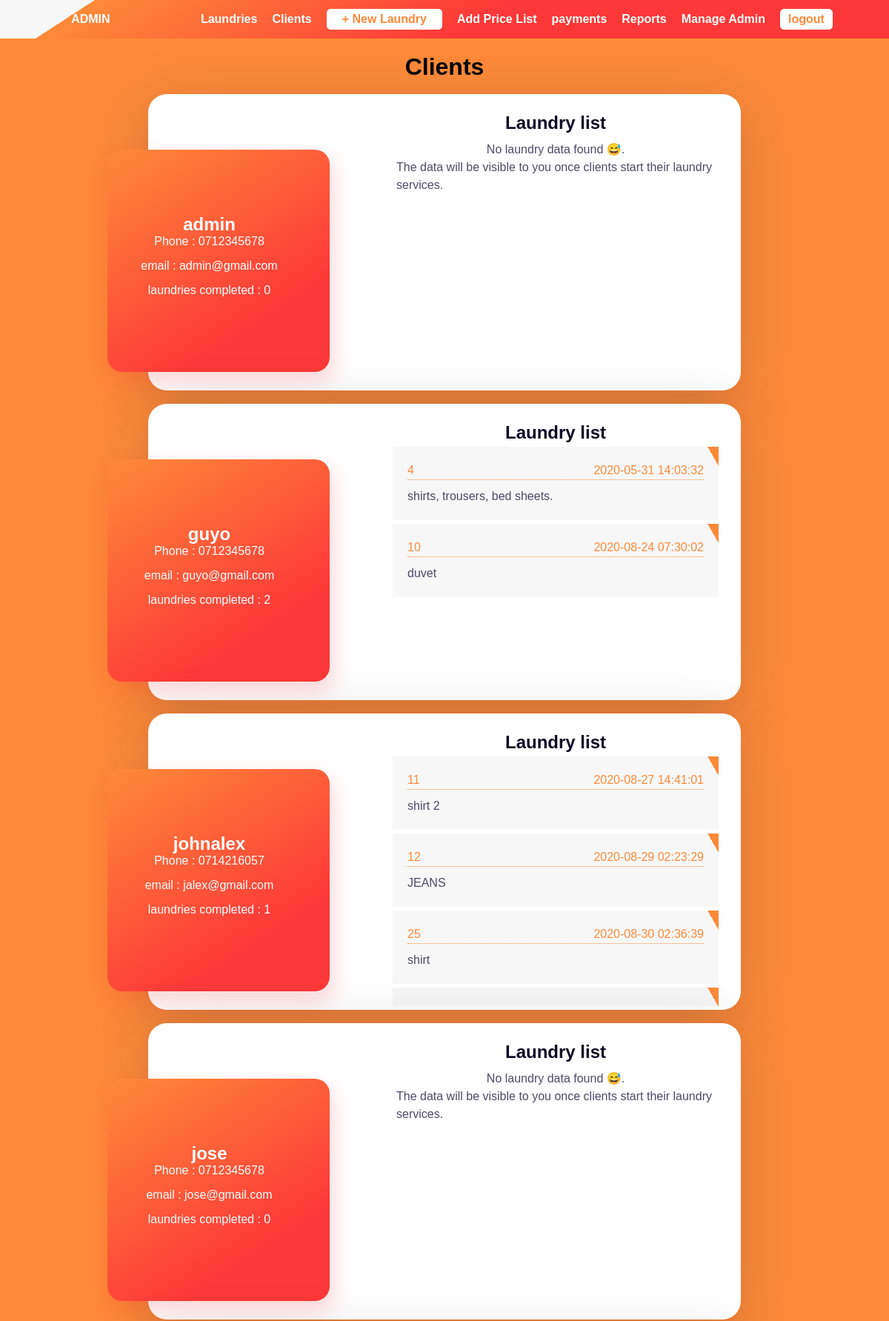
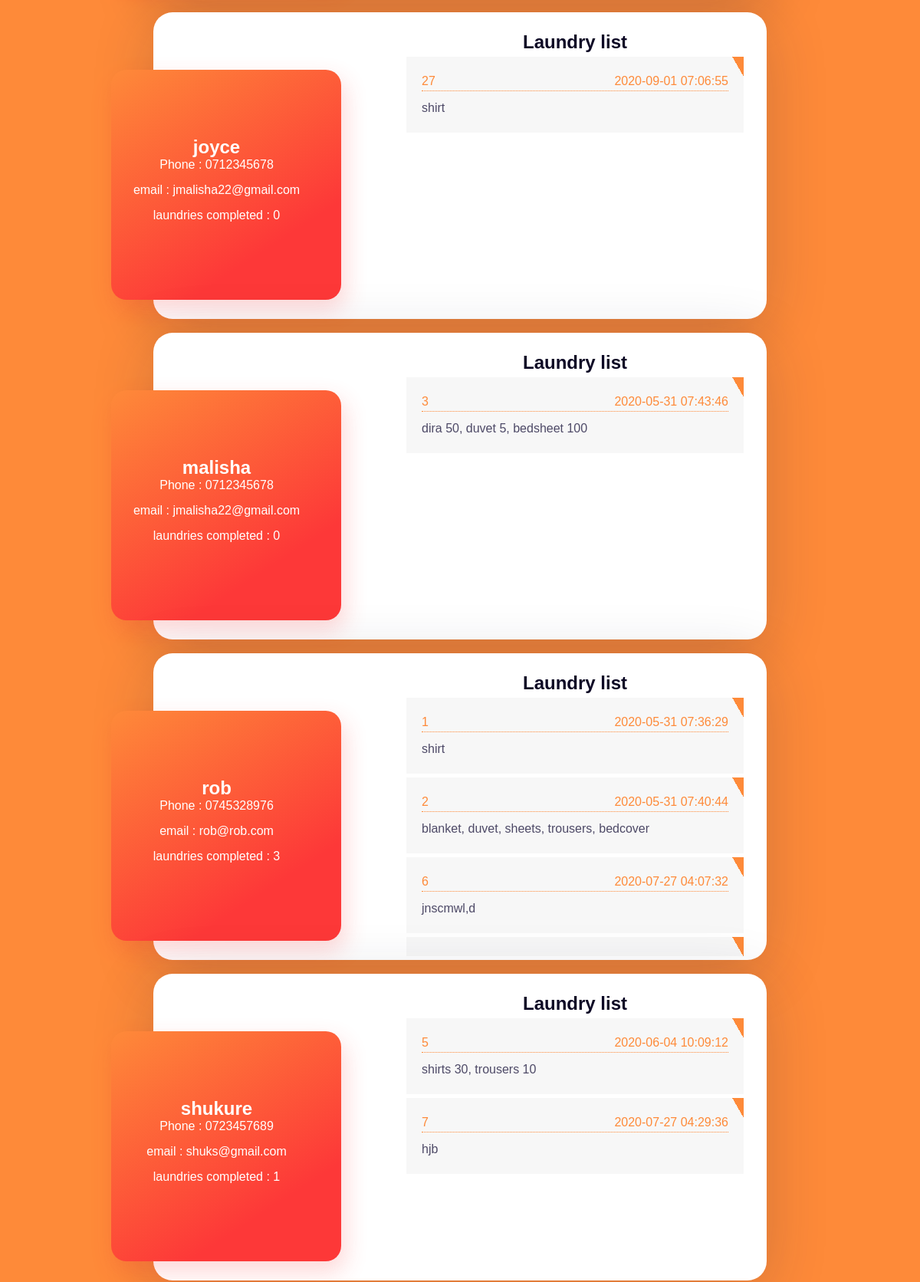
Page /admin/clients.php (signed in, upper part) on the committed database (2 pictures, top to bottom).
### tables this page shows
CREATE TABLE `client` (
  `clientID` int(11) NOT NULL,
  `username` varchar(20) NOT NULL,
  `email` varchar(20) NOT NULL,
  `phone` int(10) NOT NULL,
  `password` varchar(255) NOT NULL,
  `laundrycompleted` int(20) NOT NULL,
  `user_level` int(11) NOT NULL DEFAULT 0
);

CREATE TABLE `laundry` (
  `laundryID` int(11) NOT NULL,
  `laundrystatus` varchar(20) NOT NULL,
  `clientID` varchar(20) NOT NULL,
  `adminID` varchar(20) NOT NULL,
  `description` varchar(300) NOT NULL,
  `date` timestamp NOT NULL DEFAULT current_timestamp() ON UPDATE current_timestamp(),
  `quantity` int(11) NOT NULL
);

### admin/clients.php (the view, shortened to what this page needs)
<?php
require_once('../connection.php');
$userSql = "SELECT client.clientID, client.laundrycompleted, client.username, client.phone, client.email from client ORDER BY client.username ASC";
$userResult = mysqli_query($conn, $userSql);
?>
<!DOCTYPE html>
<html lang="en">
<head>
    <link rel="stylesheet" type="text/css" href="../styles/app.css" />
    <link rel="stylesheet" type="text/css" href="../styles/landing.css" />
    <link rel="stylesheet" type="text/css" href="../styles/client/login.css" />
    <link rel="stylesheet" type="text/css" href="../styles/client/client.css" />
    <link rel="stylesheet" type="text/css" href="../styles/admin/navbar.css" />
    <link rel="stylesheet" type="text/css" href="../styles/admin/client.css" />
</head>
<body>
    <nav>
        <a href="/LaundryMgtApp">ADMIN</a>
        <div>
            <?php if (isset($_SESSION['adminID'])) { ?>
                <a href="/LaundryMgtApp/admin/laundries.php">Laundries</a>
                <a href="/LaundryMgtApp/admin/clients.php">Clients</a>
                <a href="/LaundryMgtApp/admin/newLaundry.php" id="newLaundry"><span>&plus;</span> New Laundry</a>
                <a href="/LaundryMgtApp/admin/AddPricelist.php">Add Price List</a>
                <a href="/LaundryMgtApp/admin/payment.php">payments</a>
                <a href="/LaundryMgtApp/admin/report.php">Reports</a>
                <a href="/LaundryMgtApp/admin/admin.php">Manage Admin</a>
                <form id="logoutForm" method="post" action="includes/logout.inc.php">
                    <button id="logoutbtn" type="submit" name="logout-submit">logout</a>
                </form>
            <?php } else { ?>
                <a href="/register">Signup</a>
                <a href="/login">Login</a>
            <?php } ?>
        </div>
    </nav>
    <h1 style="text-align:center">Clients</h1>
    <br />
    <?php
    if (mysqli_num_rows($userResult) > 0) {
        while ($row = mysqli_fetch_assoc($userResult)) {
            $clientID = $row['clientID'];
            $laundryCompleted =  $row['laundrycompleted'];
            $clientName =  $row['username'];
            $clientPhone =  $row['phone'];
            $clientEmail =  $row['email'];
    ?>
            <div class="wrapper">
                <div class="wrapper-item">
                    <div class="item-img">
                        <div class="content">
                            <h2 class="content-title"><?php echo $clientName ?></h2>
                            <p class="content-date">Phone : 0<?php echo $clientPhone ?></p>
                            <p class="content-date">email : <?php echo $clientEmail ?></p>
                            <p class="content-date">laundries completed : <?php echo $laundryCompleted ?></p>
                        </div>
                    </div>
                    <div class="content-wrapper">
                        <div class="content-title">Laundry list</div>
                        <div class="content-text">
                            <?php
                            $laundrySql = "SELECT laundry.laundryID, laundry.date, laundry.description FROM `laundry` WHERE laundry.clientID = $clientID";
                            $laundryResult = mysqli_query($conn, $laundrySql);
                            if (mysqli_num_rows($laundryResult) > 0) {
                                while ($row = mysqli_fetch_assoc($laundryResult)) {
                                    $laundryID =  $row['laundryID'];
                                    $laundryDate =  $row['date'];
                                    $desc =  $row['description'];
                            ?>
                                    <div class="laundry">
                                        <div id="header">
                                            <div class="content-index"><?php echo $laundryID ?></div>
                                            <div class="content-value"><?php echo $laundryDate ?></div>
                                        </div>
                                        <div class="content-key"><?php echo $desc ?></div>
                                    </div>
                                <?php }
                            } else { ?>
                                <div class="clientcontainer">
                                    <p>
                                        No laundry data found 😅.
                                    </p>
                                    <p>
                                        The data will be visible to you once clients start their laundry services.
                                    </p>
                                </div>
                            <?php } ?>
                        </div>
                    </div>
                </div>
            </div>
            <br />
        <?php }
    } ?>
    <br />
    <?php include('./footer.php') ?>
</body>
</html>

### styles/app.css (style rules this page uses)
* { margin: 0px; padding: 0px; box-sizing: border-box; }
body { background-color: #ffffff; color: #000000; font-family: 'Gill Sans', 'Gill Sans MT', Calibri, 'Trebuchet MS', sans-serif; }
nav { display: flex; justify-content: space-around; align-items: center; padding: 12px 25px; background-image: linear-gradient( 147deg, #f7f7f7 10%, #fe8a39 10%, #fd3838 54% ); margin-bottom: 20px; }
nav a { text-decoration: none; color: #ffffff; margin-left: 20px; font-weight: bold; }
nav #newLaundry { background-color: white; color: #fe8a39; border-radius: 5px; border: 1px solid #ffffff; padding: 4px 20px; }
nav div { display: flex; justify-content: center; align-items: center; }

### styles/landing.css (style rules this page uses)
* { box-sizing: border-box; }
#logoutForm button { border: none; background: none; text-decoration: none; font-size: inherit; font-weight: bolder; margin: 0px 0px 0px 20px; padding: 4px 10px; border: 1px solid white; border-radius: 5px; background-color: #ffffff; color: #fe8a39; transition: 0.2s; cursor: pointer; }

### styles/client/login.css (style rules this page uses)
* { box-sizing: border-box; margin: 0; padding: 0; }
body { background-color: #fe8a39; }

### styles/client/client.css (style rules this page uses)
.clientcontainer { margin: 10px; display: flex; flex-direction: column; align-items: center; justify-content: center; flex-wrap: wrap; }

### styles/admin/client.css (style rules this page uses)
.wrapper { width: 95%; position: relative; max-width: 800px; margin: auto; background: #fff; box-shadow: 0px 14px 80px rgba(34, 35, 58, 0.2); padding: 25px; border-radius: 25px; height: 400px; max-height: 700px; transition: all 0.3s; }
.wrapper-item { height: inherit; }
.wrapper-item { display: flex; align-items: center; max-height: inherit; }
.item-img { width: 300px; display: flex; justify-content: center; align-items: center; flex-wrap: wrap; text-align: center; color: white; flex-shrink: 0; height: 300px; background-image: linear-gradient(147deg, #fe8a39 0%, #fd3838 74%); box-shadow: 4px 13px 30px 1px rgba(252, 56, 56, 0.2); border-radius: 20px; transform: translateX(-80px); overflow: hidden; }
.item-img:after { content: ''; position: absolute; top: 0; left: 0; width: 100%; height: 100%; border-radius: 20px; opacity: 0.8; }
.item-img { padding-right: 25px; }
.content-wrapper { width: 100%; height: inherit; display: flex; flex-direction: column; align-items: center; overflow: hidden; }
.content * { color: white !important; }
.content-date { color: #7b7992; margin-bottom: 15px; display: block; font-weight: 500; }
.content-title { font-size: 24px; font-weight: 700; color: #0d0925; }
.content-text { color: #4e4a67; margin-bottom: 30px; line-height: 1.5em; }
.content-text { width: 100%; overflow-y: scroll; }
.content-text .laundry { display: flex; flex-direction: column; background-image: linear-gradient(-300deg, #f7f7f7 97%, #fe8a39 3%); margin: 5px; padding: 20px; }
.content-text .laundry #header { display: flex; justify-content: space-between; color: #fe8a39; border-bottom: 1px dotted #fe8a39; margin-bottom: 10px; }

### rows in the picture
client: username "admin", phone "712345678", email "admin@gmail.com", laundrycompleted "0", shows "No laundry data found 😅."
client: username "guyo", phone "712345678", email "guyo@gmail.com", laundrycompleted "2"
laundry: laundryID "4", date "2020-05-31 14:03:32", description "shirts, trousers, bed sheets."
laundry: laundryID "10", date "2020-08-24 07:30:02", description "duvet"
client: username "johnalex", phone "714216057", email "jalex@gmail.com", laundrycompleted "1"
laundry: laundryID "11", date "2020-08-27 14:41:01", description "shirt 2"
laundry: laundryID "12", date "2020-08-29 02:23:29", description "JEANS"
laundry: laundryID "25", date "2020-08-30 02:36:39", description "shirt"
client: username "jose", phone "712345678", email "jose@gmail.com", laundrycompleted "0", shows "No laundry data found 😅."
client: username "joyce", phone "712345678", email "jmalisha22@gmail.com", laundrycompleted "0"
laundry: laundryID "27", date "2020-09-01 07:06:55", description "shirt"
client: username "malisha", phone "712345678", email "jmalisha22@gmail.com", laundrycompleted "0"
laundry: laundryID "3", date "2020-05-31 07:43:46", description "dira 50, duvet 5, bedsheet 100"
client: username "rob", phone "745328976", email "rob@rob.com", laundrycompleted "3"
laundry: laundryID "1", date "2020-05-31 07:36:29", description "shirt"
laundry: laundryID "2", date "2020-05-31 07:40:44", description "blanket, duvet, sheets, trousers, bedcover"
laundry: laundryID "6", date "2020-07-27 04:07:32", description "jnscmwl,d"
client: username "shukure", phone "723457689", email "shuks@gmail.com", laundrycompleted "1"
laundry: laundryID "5", date "2020-06-04 10:09:12", description "shirts 30, trousers 10"
laundry: laundryID "7", date "2020-07-27 04:29:36", description "hjb"
